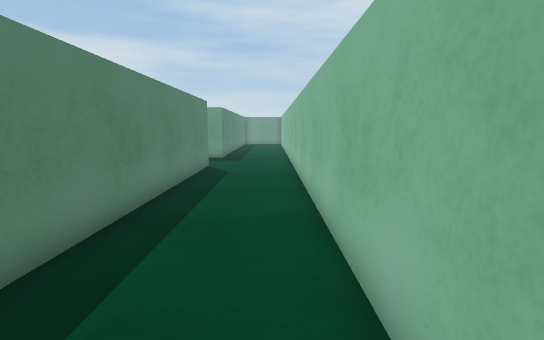
[1] (above)

24 first-person views from a walk through a 3-D level made in the Unity game engine. The camera is 1.2 m above the floor, tilts 8° down and sees 85° across. The floor is counted in squares, 0.68 m on a side. Each view is taken from the middle of a square. On the plan, view 1 faces up. The plan holds only what a view shows up to about 16 squares ahead; the rest is blank. The place goes on beyond the plan. The player is left out. Door leaves are left out, so doorways stand open. Some surface patterns are stand-ins.

[2]
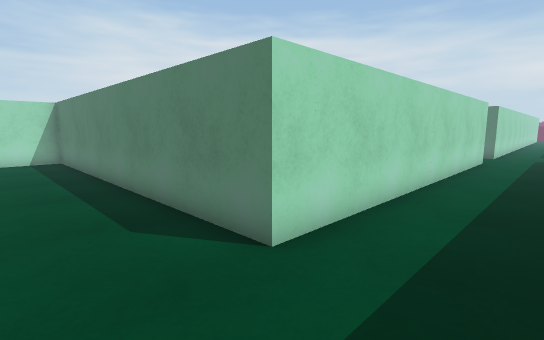

[3]
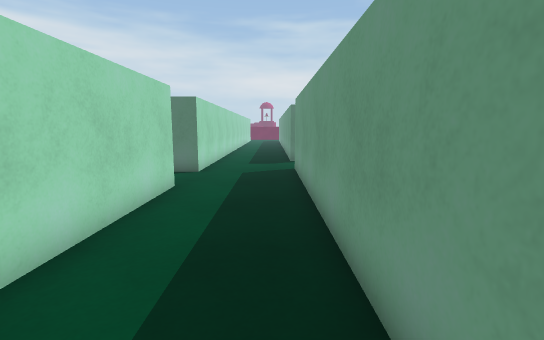

[4]
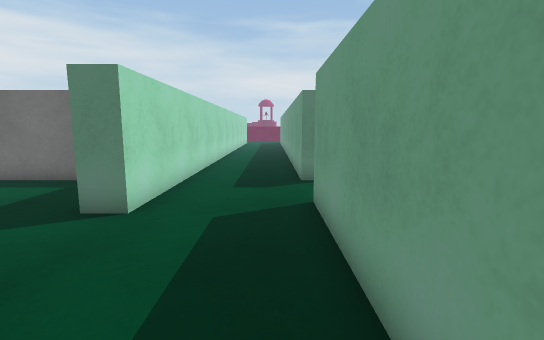

[5]
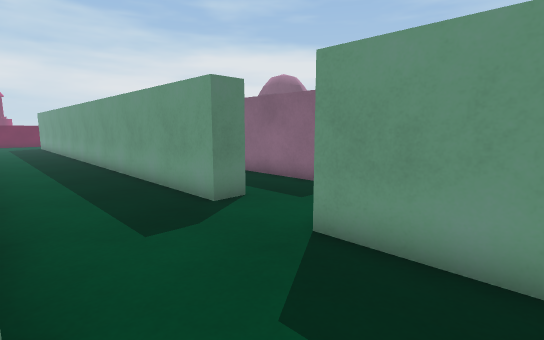

[6]
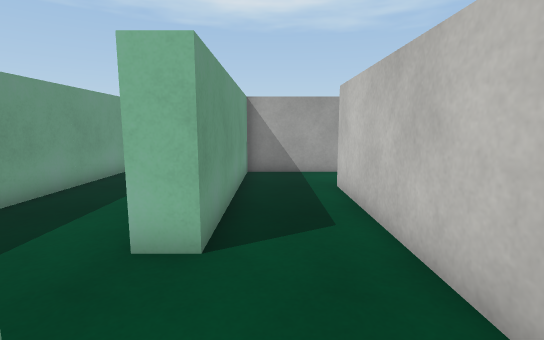

[7]
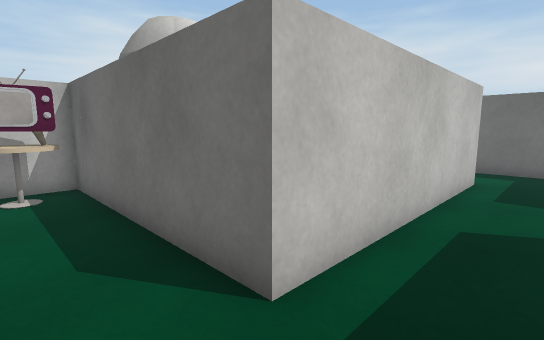

[8]
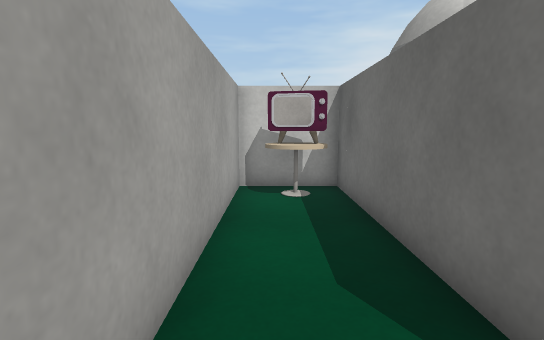

[9]
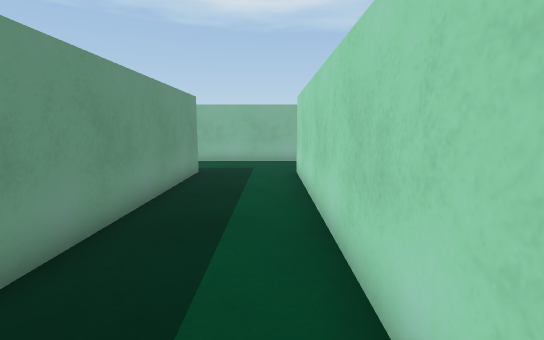

[10]
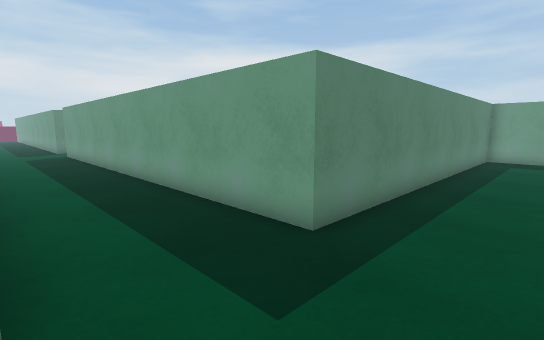

[11]
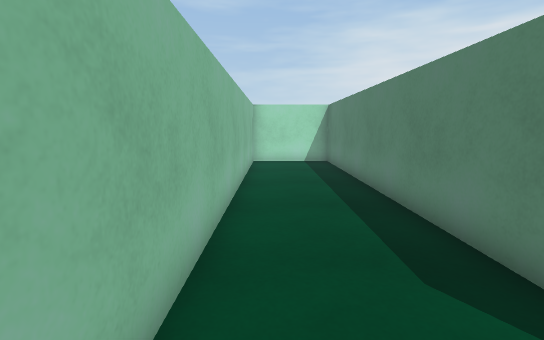

[12]
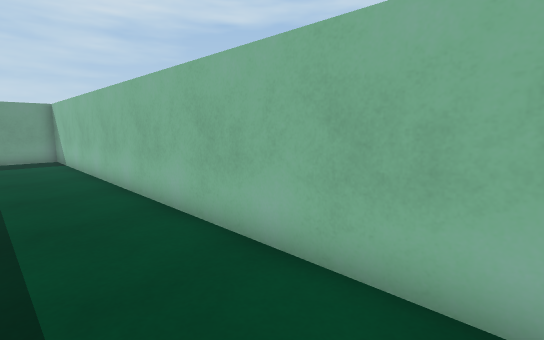

[13]
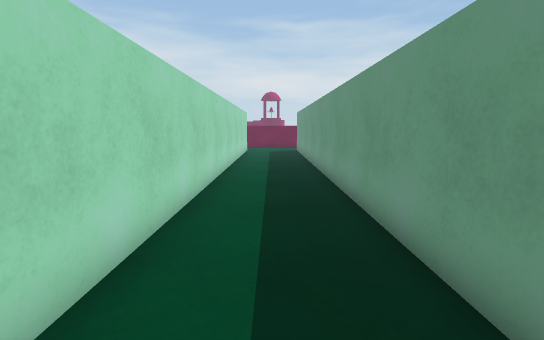

[14]
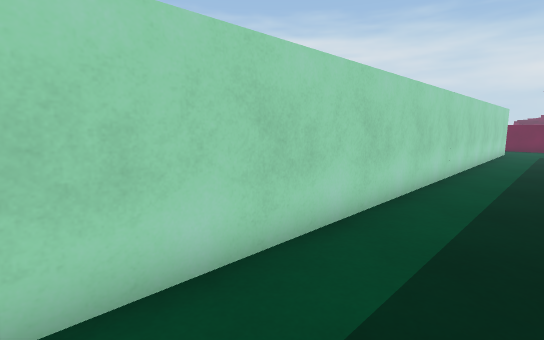

[15]
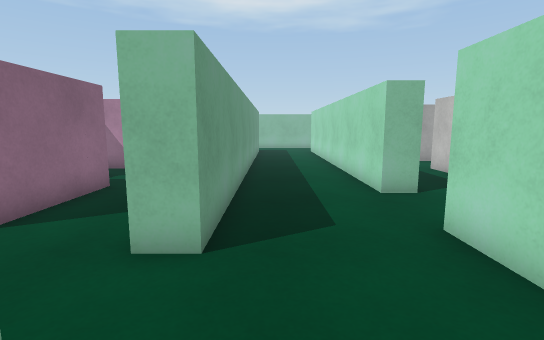

[16]
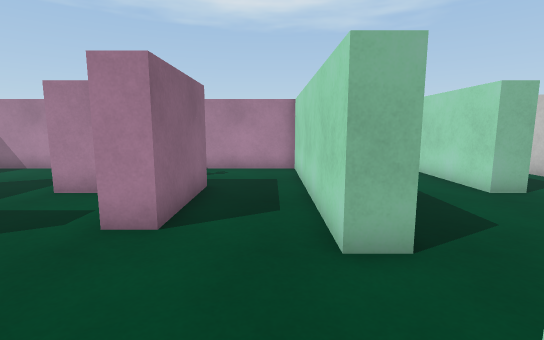

[17]
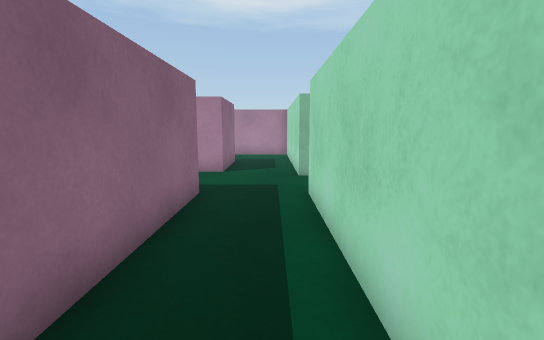

[18]
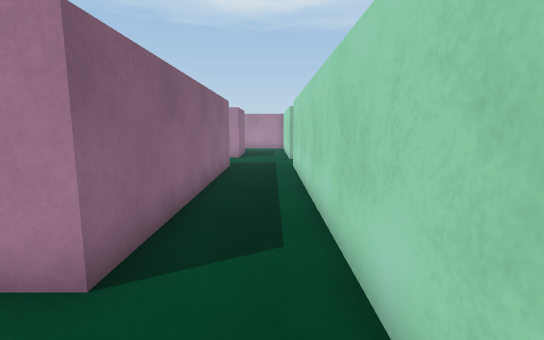

[19]
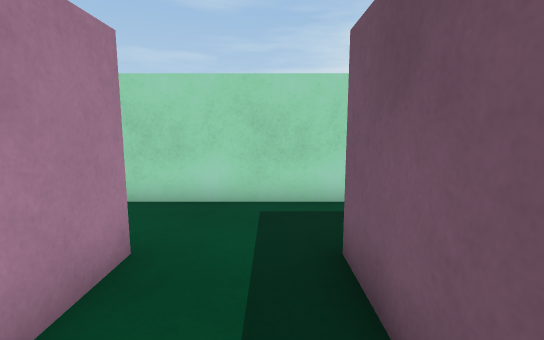

[20]
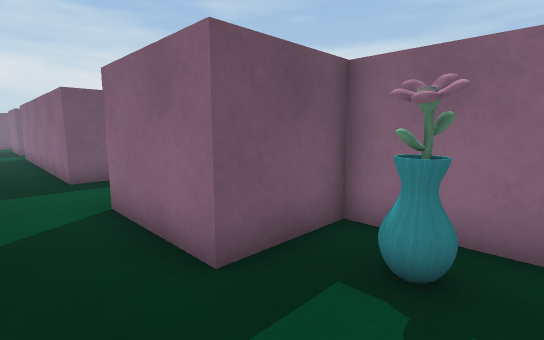

[21]
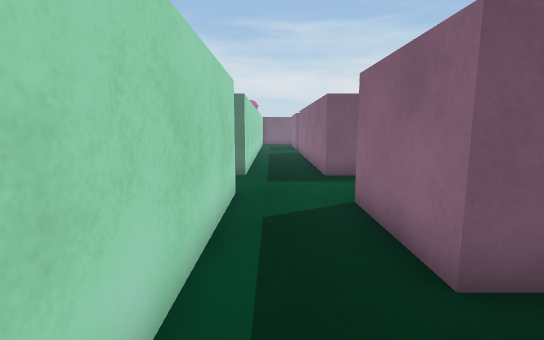

[22]
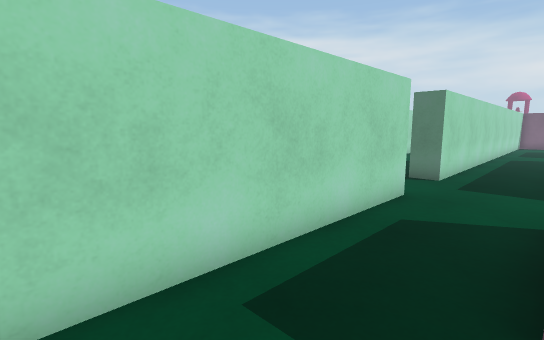

[23]
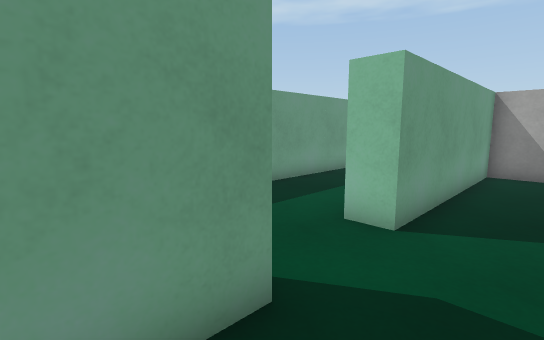

[24]
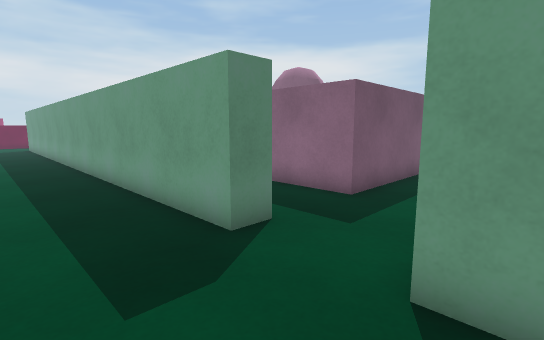

### Floor plan
Points are (right, up) in squares from view 1. A wall is a line through its corners. A room is listed if a view was taken in it or the views show most of it. See-through windows are left out.
Room 1 (views 1, 2, 3, 4, 9, 10, 11, 12, 13, 14, 15, 24)
walls: (-18, 14) (-3, 14) (-3, -1) (1, -1) (1, 26.5); (-25, 18) (-39.5, 18); (-3, 26.5) (-3, 18) (-22, 18); (-39.5, 14) (-21, 14)
ways out: opening at (-19.5, 13.5) to room 2; open door at (-23.5, 18.5) to room 4
Room 2 (views 5, 7, 8)
walls: (-20.4, 10) (-13, 10) (-13, 2) (-10, 2) (-10, 13) (-18, 13) (-18, 14); (-21, 14) (-21, 13)
ways out: opening at (-19.5, 13.5) to room 1; opening at (-21.5, 11.5) to room 3
objects: other object (-12, 3) to (-11, 4)
Room 3 (views 6, 23)
walls: (-22.1, 10) (-20.4, 10); (-25, 11.5) (-25, 7.8); (-21, 13) (-23.1, 13)
ways out: opening at (-21.5, 11.5) to room 2
Room 4 (views 16, 17, 18, 19, 20, 21, 22)
walls: (-25, 23.5) (-25, 22) (-36, 22) (-36, 24.1); (-22, 19) (-13, 19) (-13, 24.2); (-14, 25) (-17, 25) (-17, 22) (-21, 22) (-21, 23); (-39, 25.1) (-39, 22); (-39.5, 19) (-25, 19)
ways out: open door at (-23.5, 18.5) to room 1; opening at (-23, 22.5)
objects: other object (-15, 23) to (-15, 24)

Where each view was taken, in squares from view 1:
view 1: 0 up, 0 right, facing up
view 2: 17 up, 0 right, facing down-left
view 3: 17 up, 9 left, facing left
view 4: 17 up, 15 left, facing left
view 5: 14 up, 19 left, facing up-left
view 6: 12 up, 22 left, facing right
view 7: 12 up, 11 left, facing down-left
view 8: 11 up, 11 left, facing down
view 9: 15 up, 15 left, facing right
view 10: 14 up, 0 right, facing up-left
view 11: 15 up, 0 right, facing down
view 12: 14 up, 2 left, facing up-right
view 13: 16 up, 27 left, facing left
view 14: 17 up, 26 left, facing down-left
view 15: 17 up, 26 left, facing right
view 16: 20 up, 26 left, facing right
view 17: 20 up, 33 left, facing right
view 18: 20 up, 39 left, facing right
view 19: 26 up, 38 left, facing down
view 20: 20 up, 14 left, facing up-left
view 21: 20 up, 14 left, facing left
view 22: 22 up, 14 left, facing down-left
view 23: 11 up, 23 left, facing up-right
view 24: 15 up, 21 left, facing up-left
